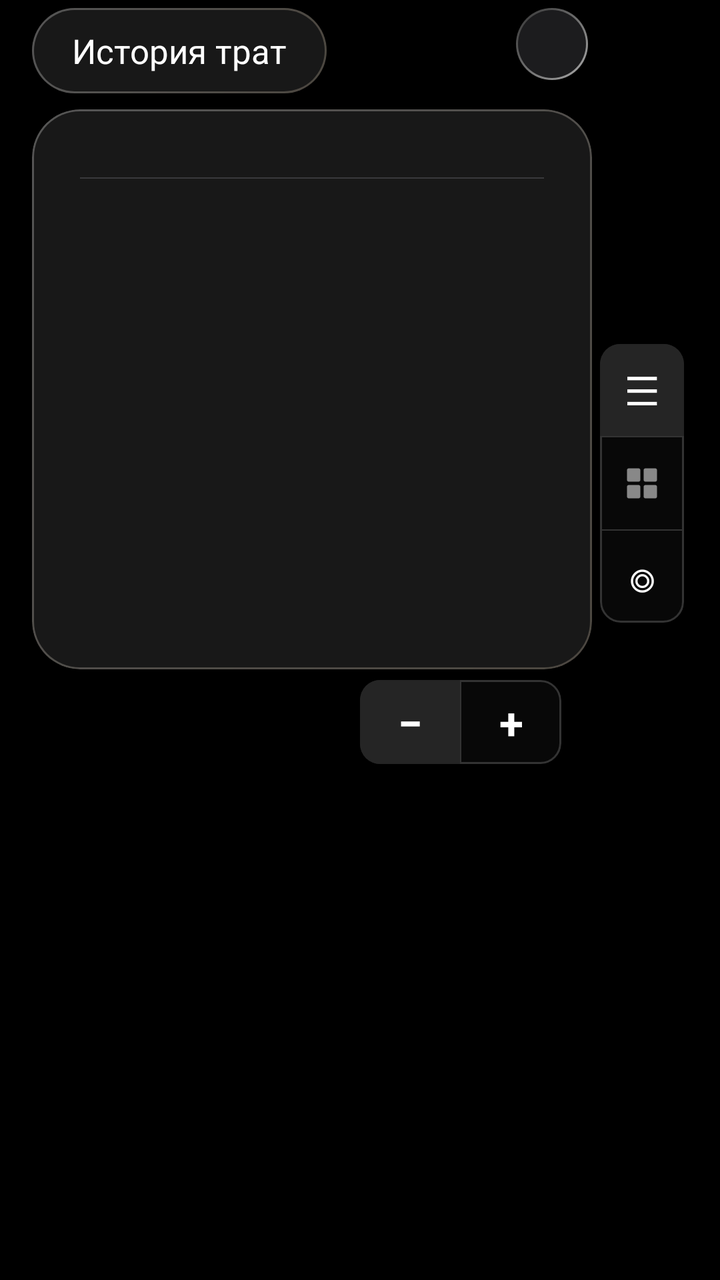
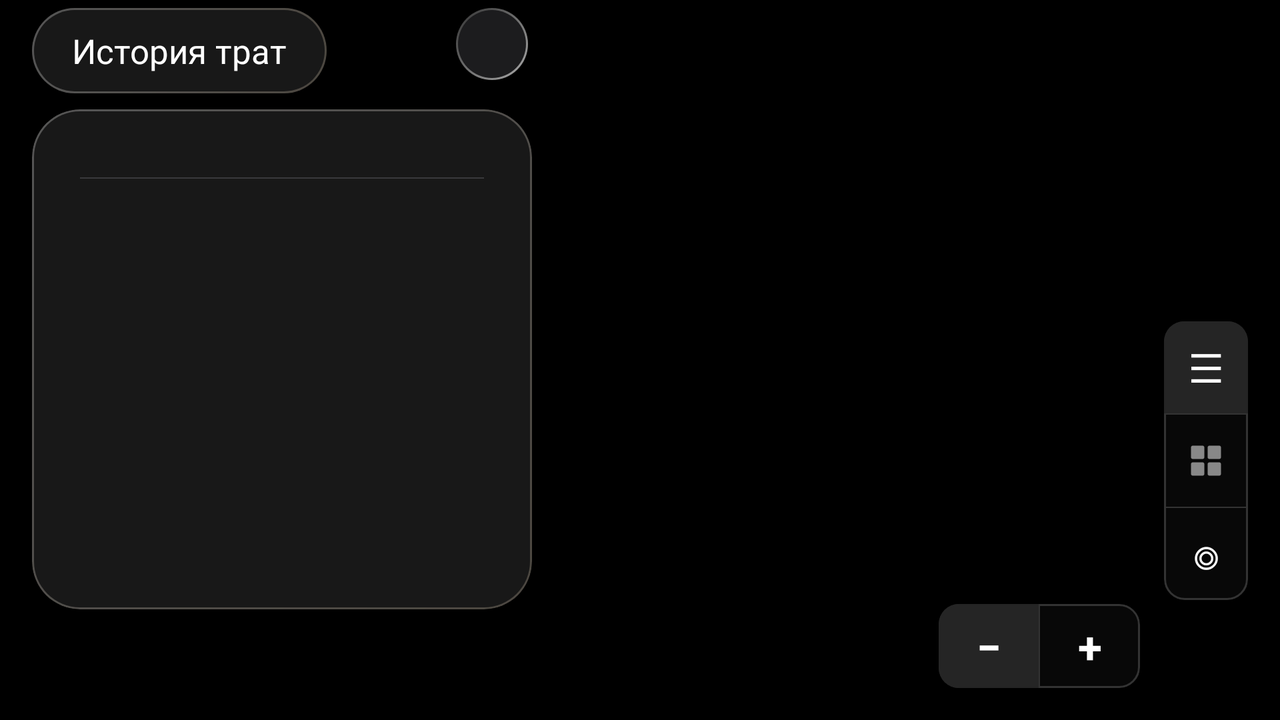

First picture: res/layout/ on a phone held upright. Second picture: the repository's own variant of that layout, on a device whose configuration matches the variant's folder. Source for both follows.
<!-- AndroidManifest.xml: application theme AppTheme -->
<!-- res/layout/fragment_history.xml -->
<?xml version="1.0" encoding="utf-8"?>
<FrameLayout xmlns:android="http://schemas.android.com/apk/res/android"
    xmlns:tools="http://schemas.android.com/tools"
    android:id="@+id/clickable_background"
    android:layout_width="match_parent"
    android:layout_height="match_parent"
    android:background="#B3000000"
    android:clickable="true"
    tools:context=".History">

    
    <LinearLayout
        android:layout_width="wrap_content"
        android:layout_height="wrap_content"
        android:layout_gravity="top|start"
        android:layout_marginStart="16dp"
        android:layout_marginTop="4dp"
        android:orientation="vertical">

        
        <LinearLayout
            android:layout_width="wrap_content"
            android:layout_height="wrap_content"
            android:layout_marginBottom="8dp"
            android:orientation="horizontal"
            android:gravity="center_vertical">

            <ImageButton
                android:id="@+id/categoryBackButton"
                android:layout_width="40dp"
                android:layout_height="40dp"
                android:layout_marginEnd="6dp"
                android:background="@drawable/history_popup_bg"
                android:src="@drawable/ic_arrow_back"
                android:scaleType="centerInside"
                android:padding="8dp"
                android:visibility="gone" />

            <TextView
                android:id="@+id/historyTitle"
                android:layout_width="wrap_content"
                android:layout_height="wrap_content"
                android:background="@drawable/history_popup_bg"
                android:paddingStart="20dp"
                android:paddingEnd="20dp"
                android:paddingTop="10dp"
                android:paddingBottom="10dp"
                android:text="@string/history_title"
                android:textColor="@android:color/white"
                android:textSize="17sp" />

        </LinearLayout>

        
        <FrameLayout
            android:id="@+id/frameForMetrics"
            android:layout_width="280dp"
            android:layout_height="280dp"
            android:background="@drawable/history_popup_bg"
            android:clipToOutline="true">

            <LinearLayout
                android:layout_width="match_parent"
                android:layout_height="match_parent"
                android:orientation="vertical"
                android:paddingStart="24dp"
                android:paddingEnd="24dp"
                android:paddingTop="24dp"
                android:paddingBottom="24dp">

                <TextView
                    android:id="@+id/periodTotal"
                    android:layout_width="wrap_content"
                    android:layout_height="wrap_content"
                    android:layout_marginTop="2dp"
                    android:textColor="#8E8E93"
                    android:textSize="13sp"
                    android:fontFamily="sans-serif-light"
                    android:visibility="gone" />

                <View
                    android:layout_width="match_parent"
                    android:layout_height="0.5dp"
                    android:layout_marginTop="10dp"
                    android:layout_marginBottom="4dp"
                    android:background="#3A3A3C" />

                <TextView
                    android:id="@+id/emptyText"
                    android:layout_width="wrap_content"
                    android:layout_height="wrap_content"
                    android:layout_gravity="center"
                    android:layout_marginTop="24dp"
                    android:gravity="center"
                    android:text="@string/history_empty"
                    android:textColor="@android:color/darker_gray"
                    android:textSize="14sp"
                    android:visibility="gone" />

                <androidx.recyclerview.widget.RecyclerView
                    android:id="@+id/historyRecyclerView"
                    android:layout_width="match_parent"
                    android:layout_height="0dp"
                    android:layout_weight="1" />

                <ScrollView
                    android:id="@+id/chartContainer"
                    android:layout_width="match_parent"
                    android:layout_height="0dp"
                    android:layout_weight="1"
                    android:visibility="gone">

                    <com.example.quarter.android.DonutChartView
                        android:id="@+id/donutChart"
                        android:layout_width="match_parent"
                        android:layout_height="wrap_content" />

                </ScrollView>

            </LinearLayout>
        </FrameLayout>

    </LinearLayout>

    
    
    <LinearLayout
        android:id="@+id/modeToggle"
        android:layout_width="42dp"
        android:layout_height="wrap_content"
        android:layout_gravity="top|start"
        android:layout_marginStart="300dp"
        android:layout_marginTop="172dp"
        android:background="@drawable/category_emoji_bg"
        android:clipToOutline="true"
        android:orientation="vertical">

        <TextView
            android:id="@+id/listModeButton"
            android:layout_width="match_parent"
            android:layout_height="46dp"
            android:background="#252525"
            android:gravity="center"
            android:text="☰"
            android:textColor="@android:color/white"
            android:textSize="20sp" />

        <View
            android:layout_width="match_parent"
            android:layout_height="0.5dp"
            android:background="#333333" />

        <FrameLayout
            android:id="@+id/categoryFilterButton"
            android:layout_width="match_parent"
            android:layout_height="46dp"
            android:clickable="true"
            android:focusable="true">

            <ImageView
                android:layout_width="20dp"
                android:layout_height="20dp"
                android:layout_gravity="center"
                android:scaleType="fitCenter"
                android:src="@drawable/ic_grid_4" />

        </FrameLayout>

        <View
            android:layout_width="match_parent"
            android:layout_height="0.5dp"
            android:background="#333333" />

        <TextView
            android:id="@+id/chartModeButton"
            android:layout_width="match_parent"
            android:layout_height="46dp"
            android:gravity="center"
            android:text="◎"
            android:textColor="@android:color/white"
            android:textSize="26sp" />

    </LinearLayout>

    
    
    <LinearLayout
        android:id="@+id/typeToggle"
        android:layout_width="wrap_content"
        android:layout_height="42dp"
        android:layout_gravity="top|start"
        android:layout_marginStart="180dp"
        android:layout_marginTop="340dp"
        android:background="@drawable/category_emoji_bg"
        android:clipToOutline="true"
        android:orientation="horizontal">

        <TextView
            android:id="@+id/expenseButton"
            android:layout_width="50dp"
            android:layout_height="match_parent"
            android:background="#252525"
            android:gravity="center"
            android:text="−"
            android:textColor="@android:color/white"
            android:textSize="22sp"
            android:textStyle="bold" />

        <View
            android:layout_width="0.5dp"
            android:layout_height="match_parent"
            android:background="#333333" />

        <TextView
            android:id="@+id/incomeButton"
            android:layout_width="50dp"
            android:layout_height="match_parent"
            android:gravity="center"
            android:text="+"
            android:textColor="@android:color/white"
            android:textSize="22sp"
            android:textStyle="bold" />

    </LinearLayout>

    
    <ImageButton
        android:id="@+id/editButton"
        android:layout_width="36dp"
        android:layout_height="36dp"
        android:layout_gravity="top|start"
        android:layout_marginStart="258dp"
        android:layout_marginTop="4dp"
        android:background="@drawable/circle_button_bg"
        android:contentDescription="@string/cd_edit"
        android:padding="8dp"
        android:scaleType="centerInside"
        android:src="@drawable/ic_edit"
        android:visibility="visible" />

    
    <ImageButton
        android:id="@+id/confirmButton"
        android:layout_width="36dp"
        android:layout_height="36dp"
        android:layout_gravity="top|start"
        android:layout_marginStart="258dp"
        android:layout_marginTop="4dp"
        android:background="@android:color/transparent"
        android:contentDescription="@string/cd_edit"
        android:scaleType="fitCenter"
        android:src="@drawable/okey"
        android:visibility="gone" />

</FrameLayout>
<!-- resources referenced by this layout -->
<resources>
  <!-- drawable category_emoji_bg (drawable) -->
  <?xml version="1.0" encoding="utf-8"?>
  <shape xmlns:android="http://schemas.android.com/apk/res/android">
      <solid android:color="#080808" />
      <stroke
          android:width="1dp"
          android:color="#333333" />
      <corners android:radius="10dp" />
  </shape>
  <!-- drawable circle_button_bg (drawable) -->
  <layer-list xmlns:android="http://schemas.android.com/apk/res/android">
      <item>
          <shape android:shape="oval">
              <gradient
                  android:type="linear"
                  android:angle="135"
                  android:startColor="#AAAAAA"
                  android:endColor="#333333" />
              <size android:width="36dp" android:height="36dp" />
          </shape>
      </item>
      <item
          android:left="1dp"
          android:top="1dp"
          android:right="1dp"
          android:bottom="1dp">
          <shape android:shape="oval">
              <solid android:color="#1c1c1e" />
          </shape>
      </item>
  </layer-list>
  <!-- drawable history_popup_bg (drawable) -->
  <?xml version="1.0" encoding="utf-8"?>
  <layer-list xmlns:android="http://schemas.android.com/apk/res/android">
  
      
      <item>
          <shape android:shape="rectangle">
              <gradient
                  android:startColor="#555555"
                  android:endColor="#4c4740"
                  android:angle="315" />
              <corners android:radius="24dp" />
          </shape>
      </item>
  
      
      <item
          android:left="1dp"
          android:top="1dp"
          android:right="1dp"
          android:bottom="1dp">
          <shape android:shape="rectangle">
              <solid android:color="#181818" />
              <corners android:radius="23dp" />
          </shape>
      </item>
  
  </layer-list>
  <!-- drawable ic_grid_4 (drawable) -->
  <vector xmlns:android="http://schemas.android.com/apk/res/android"
      android:width="24dp"
      android:height="24dp"
      android:viewportWidth="24"
      android:viewportHeight="24">
      
      <path
          android:fillColor="#888888"
          android:pathData="M3,3L10,3C10.55,3 11,3.45 11,4L11,10C11,10.55 10.55,11 10,11L4,11C3.45,11 3,10.55 3,10L3,4C3,3.45 3.45,3 4,3Z" />
      
      <path
          android:fillColor="#888888"
          android:pathData="M13,3L20,3C20.55,3 21,3.45 21,4L21,10C21,10.55 20.55,11 20,11L14,11C13.45,11 13,10.55 13,10L13,4C13,3.45 13.45,3 14,3Z" />
      
      <path
          android:fillColor="#888888"
          android:pathData="M3,13L10,13C10.55,13 11,13.45 11,14L11,20C11,20.55 10.55,21 10,21L4,21C3.45,21 3,20.55 3,20L3,14C3,13.45 3.45,13 4,13Z" />
      
      <path
          android:fillColor="#888888"
          android:pathData="M13,13L20,13C20.55,13 21,13.45 21,14L21,20C21,20.55 20.55,21 20,21L14,21C13.45,21 13,20.55 13,20L13,14C13,13.45 13.45,13 14,13Z" />
  </vector>
  <!-- drawable okey: png bitmap (drawable, 18682 bytes) -->
  <string name="cd_edit">Редактировать</string>
  <string name="history_empty">Траты за текущий период\nпоявятся здесь</string>
  <string name="history_title">История трат</string>
  <style name="AppTheme" parent="android:Theme.Material.NoActionBar">
          <item name="android:windowBackground">@android:color/black</item>
      </style>
</resources>
<!-- res/layout-land/fragment_history.xml (the repository's variant of the layout above) -->
<!-- drawn on the phone turned sideways -->
<?xml version="1.0" encoding="utf-8"?>
<FrameLayout xmlns:android="http://schemas.android.com/apk/res/android"
    xmlns:tools="http://schemas.android.com/tools"
    android:id="@+id/clickable_background"
    android:layout_width="match_parent"
    android:layout_height="match_parent"
    android:background="#B3000000"
    android:clickable="true"
    tools:context=".History">

    
    <LinearLayout
        android:layout_width="wrap_content"
        android:layout_height="wrap_content"
        android:layout_gravity="top|start"
        android:layout_marginStart="16dp"
        android:layout_marginTop="4dp"
        android:orientation="vertical">

        
        <TextView
            android:id="@+id/historyTitle"
            android:layout_width="wrap_content"
            android:layout_height="wrap_content"
            android:layout_marginBottom="8dp"
            android:background="@drawable/history_popup_bg"
            android:paddingStart="20dp"
            android:paddingEnd="20dp"
            android:paddingTop="10dp"
            android:paddingBottom="10dp"
            android:text="@string/history_title"
            android:textColor="@android:color/white"
            android:textSize="17sp" />

        
        <FrameLayout
            android:id="@+id/frameForMetrics"
            android:layout_width="250dp"
            android:layout_height="250dp"
            android:background="@drawable/history_popup_bg"
            android:clipToOutline="true">

            <LinearLayout
                android:layout_width="match_parent"
                android:layout_height="match_parent"
                android:orientation="vertical"
                android:paddingStart="24dp"
                android:paddingEnd="24dp"
                android:paddingTop="24dp"
                android:paddingBottom="24dp">

                <TextView
                    android:id="@+id/periodTotal"
                    android:layout_width="wrap_content"
                    android:layout_height="wrap_content"
                    android:layout_marginTop="2dp"
                    android:textColor="#8E8E93"
                    android:textSize="13sp"
                    android:fontFamily="sans-serif-light"
                    android:visibility="gone" />

                <View
                    android:layout_width="match_parent"
                    android:layout_height="0.5dp"
                    android:layout_marginTop="10dp"
                    android:layout_marginBottom="4dp"
                    android:background="#3A3A3C" />

                <TextView
                    android:id="@+id/emptyText"
                    android:layout_width="wrap_content"
                    android:layout_height="wrap_content"
                    android:layout_gravity="center"
                    android:layout_marginTop="24dp"
                    android:gravity="center"
                    android:text="@string/history_empty"
                    android:textColor="@android:color/darker_gray"
                    android:textSize="14sp"
                    android:visibility="gone" />

                <androidx.recyclerview.widget.RecyclerView
                    android:id="@+id/historyRecyclerView"
                    android:layout_width="match_parent"
                    android:layout_height="0dp"
                    android:layout_weight="1" />

                <ScrollView
                    android:id="@+id/chartContainer"
                    android:layout_width="match_parent"
                    android:layout_height="0dp"
                    android:layout_weight="1"
                    android:visibility="gone">

                    <com.example.quarter.android.DonutChartView
                        android:id="@+id/donutChart"
                        android:layout_width="match_parent"
                        android:layout_height="wrap_content" />

                </ScrollView>

            </LinearLayout>
        </FrameLayout>

    </LinearLayout>

    
    <LinearLayout
        android:id="@+id/modeToggle"
        android:layout_width="42dp"
        android:layout_height="wrap_content"
        android:layout_gravity="bottom|end"
        android:layout_marginEnd="16dp"
        android:layout_marginBottom="60dp"
        android:background="@drawable/category_emoji_bg"
        android:clipToOutline="true"
        android:orientation="vertical">

        <TextView
            android:id="@+id/listModeButton"
            android:layout_width="match_parent"
            android:layout_height="46dp"
            android:background="#252525"
            android:gravity="center"
            android:text="☰"
            android:textColor="@android:color/white"
            android:textSize="20sp" />

        <View
            android:layout_width="match_parent"
            android:layout_height="0.5dp"
            android:background="#333333" />

        <FrameLayout
            android:id="@+id/categoryFilterButton"
            android:layout_width="match_parent"
            android:layout_height="46dp"
            android:clickable="true"
            android:focusable="true">

            <ImageView
                android:layout_width="20dp"
                android:layout_height="20dp"
                android:layout_gravity="center"
                android:scaleType="fitCenter"
                android:src="@drawable/ic_grid_4" />

        </FrameLayout>

        <View
            android:layout_width="match_parent"
            android:layout_height="0.5dp"
            android:background="#333333" />

        <TextView
            android:id="@+id/chartModeButton"
            android:layout_width="match_parent"
            android:layout_height="46dp"
            android:gravity="center"
            android:text="◎"
            android:textColor="@android:color/white"
            android:textSize="26sp" />

    </LinearLayout>

    
    <LinearLayout
        android:id="@+id/typeToggle"
        android:layout_width="wrap_content"
        android:layout_height="42dp"
        android:layout_gravity="bottom|end"
        android:layout_marginEnd="70dp"
        android:layout_marginBottom="16dp"
        android:background="@drawable/category_emoji_bg"
        android:clipToOutline="true"
        android:orientation="horizontal">

        <TextView
            android:id="@+id/expenseButton"
            android:layout_width="50dp"
            android:layout_height="match_parent"
            android:background="#252525"
            android:gravity="center"
            android:text="−"
            android:textColor="@android:color/white"
            android:textSize="22sp"
            android:textStyle="bold" />

        <View
            android:layout_width="0.5dp"
            android:layout_height="match_parent"
            android:background="#333333" />

        <TextView
            android:id="@+id/incomeButton"
            android:layout_width="50dp"
            android:layout_height="match_parent"
            android:gravity="center"
            android:text="+"
            android:textColor="@android:color/white"
            android:textSize="22sp"
            android:textStyle="bold" />

    </LinearLayout>

    
    
    <ImageButton
        android:id="@+id/editButton"
        android:layout_width="36dp"
        android:layout_height="36dp"
        android:layout_gravity="top|start"
        android:layout_marginStart="228dp"
        android:layout_marginTop="4dp"
        android:background="@drawable/circle_button_bg"
        android:contentDescription="@string/cd_edit"
        android:padding="8dp"
        android:scaleType="centerInside"
        android:src="@drawable/ic_edit"
        android:visibility="visible" />

    
    <ImageButton
        android:id="@+id/confirmButton"
        android:layout_width="36dp"
        android:layout_height="36dp"
        android:layout_gravity="top|start"
        android:layout_marginStart="228dp"
        android:layout_marginTop="4dp"
        android:background="@android:color/transparent"
        android:contentDescription="@string/cd_edit"
        android:scaleType="fitCenter"
        android:src="@drawable/okey"
        android:visibility="gone" />

    
    <ImageButton
        android:id="@+id/categoryBackButton"
        android:layout_width="36dp"
        android:layout_height="36dp"
        android:layout_gravity="top|start"
        android:layout_marginStart="228dp"
        android:layout_marginTop="4dp"
        android:background="@drawable/circle_button_bg"
        android:src="@drawable/ic_arrow_back"
        android:scaleType="centerInside"
        android:padding="8dp"
        android:visibility="gone" />

</FrameLayout>
